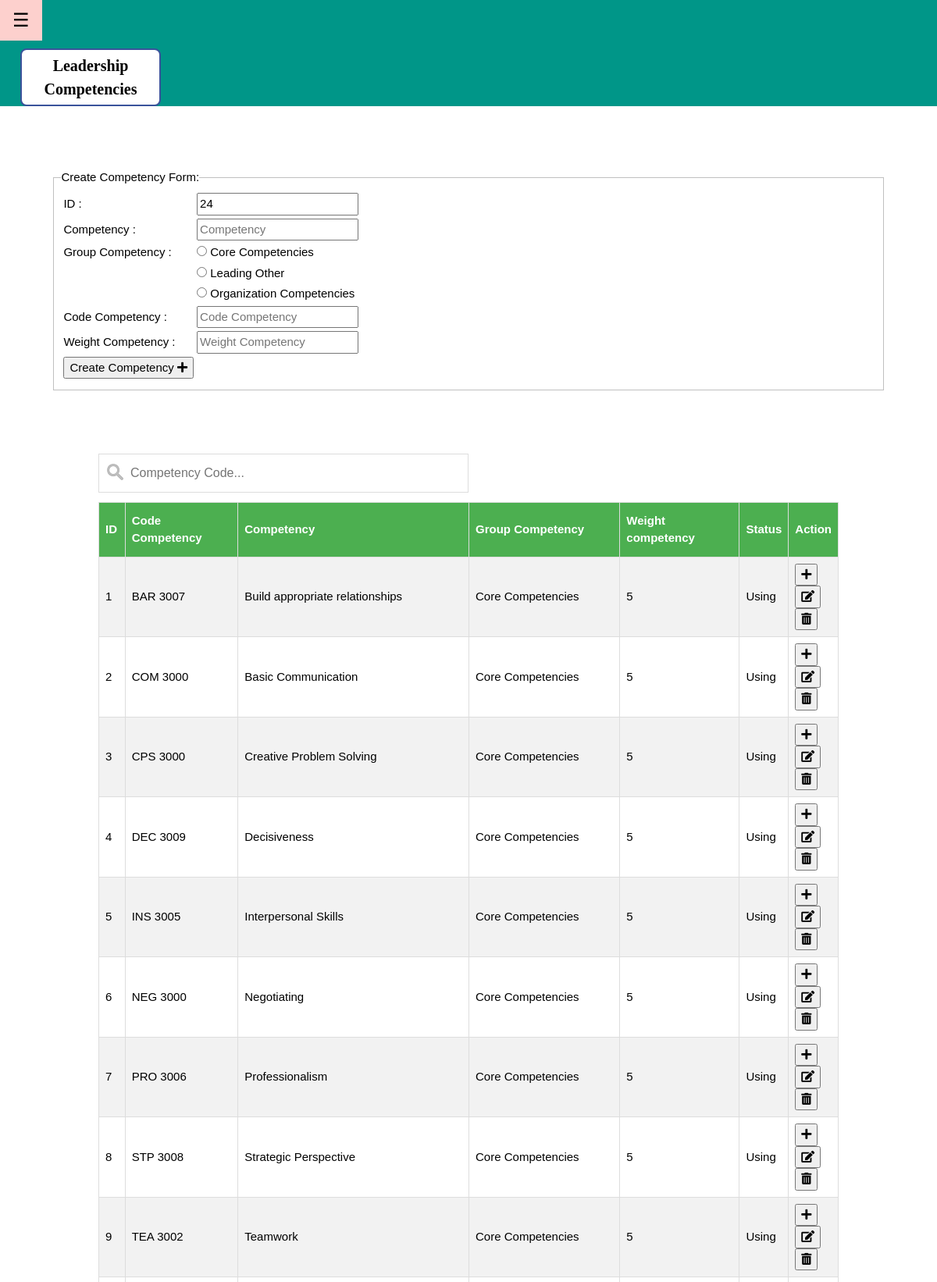
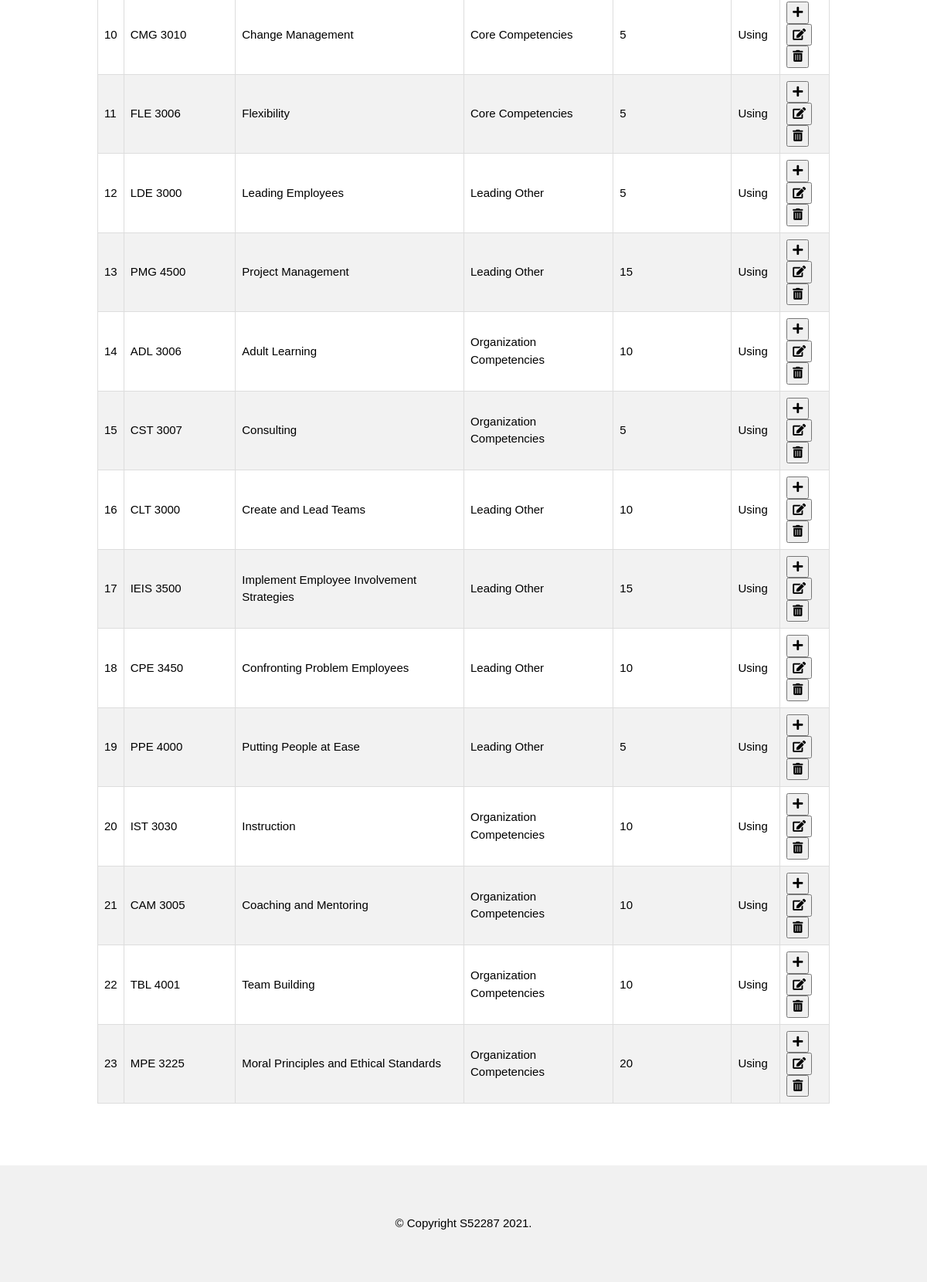
The app's page /Manage/Admin/AdminCreateCompetency.php (signed in) with its own data (2 pictures, top to bottom).
### tables this page shows
CREATE TABLE `competency` (
  `ID` int(11) NOT NULL,
  `CodeCompetency` varchar(255) NOT NULL,
  `Competency` varchar(255) NOT NULL,
  `GroupCompetency` varchar(255) NOT NULL,
  `Weightcompetency` int(11) NOT NULL,
  `Status` varchar(255) NOT NULL DEFAULT 'Using'
);

### Manage/Admin/Adminprocesscompetency.php (called while the page is built, shortened)
<?php
function getcompetency(){
	$db = mysqli_connect('localhost', 'root', '', 'leadercompetency');
    $sql = "SELECT * FROM competency Where Status='Using' ORDER BY ID ";
    if($result = mysqli_query($db,$sql)){
    return $result;
    }
}
function CompetencysetID(){
    $getid = getcompetency();
    $id = 0;
    if($getid){
        while ($row = mysqli_fetch_assoc($getid)){
            $id = $row['ID'];
        }
    }
    return ($id + 1);
}
?>

### Manage/Admin/AdminCreateCompetency.php (the view, shortened to what this page needs)
<?php require_once ("Adminprocesscompetency.php");
?>
<!DOCTYPE html>
<html>
<link rel="stylesheet" href="Competency.css">
<link rel="stylesheet" href="https://use.fontawesome.com/releases/v5.8.2/css/all.css">
<body>
<div id="main">
<div class="w3-teal">
  <button id="openNav" class="w3-button w3-teal w3-xlarge" onclick="w3_open()">&#9776;</button>
  <div class="w3-container">
   <div class="tp-logo">Leadership
Competencies</div>
  </div>
</div>
</div>
<div class="w3-content" style="max-width:1100px;margin-top:80px;margin-bottom:80px">
<div class="w3-container">
<form action="" method="post" enctype="multipart/form-data">
			 <fieldset>
  <legend>Create Competency Form:</legend>
			<table>
			    <tr>
				<td>ID :</td>
				<td><input type="text" name="competencyID" value="<?php echo CompetencysetID();?>" readonly /></td>
			    </tr>
			    <tr>
				<td>Competency :</td>
				<td><input type="text" name="competency" value="" placeholder="Competency" required onkeypress="return /[a-z]/i.test(event.key)"/></td>
			    </tr>
				<tr>
				<td>Group Competency :</td>
				<td><input type="radio" name="group" value="Core Competencies"/> Core Competencies</td>
				</tr>
				<tr><td></td>
				<td><input type="radio" name="group" value="Leading Other"/> Leading Other</td>
				</tr>
				<tr><td></td>
				<td><input type="radio" name="group" value="Organization Competencies"/> Organization Competencies</td>
				</tr>
				<tr>
				<td>Code Competency :</td>
				<td><input type="text" name="code_competency" value="" placeholder="Code Competency" required /></td>
				</tr>
				<tr>
				<td>Weight Competency :</td>
				<td><input type="number" name="Weight_competency" value="" placeholder="Weight Competency" required oninput="this.value = this.value.replace(/[^0-9.]/g, '').replace(/(\..*?)\..*/g, '$1');" /></td>
				</tr>
				<tr>
				<td><button type="submit" name="Createcompetency" title="Create">Create Competency <i class='fas fa-plus'></i></button>
				</tr>
				</table>
				</fieldset>
				</form>
</div>
</div>
<div class="w3-content w3-responsive"style="margin-bottom:80px">
<div class="w3-container">
<input type="text" id="myInput" onkeyup="myFunction()" placeholder="Competency Code...">
  <table id="competency">
  <tr>
                        <th>ID</th>
						<th>Code Competency</th>
						<th>Competency</th>
						<th>Group Competency</th>
						<th>Weight competency</th>
						<th>Status</th>
						<th>Action</th>
   </tr>
          <?php
                      $result = getcompetency();
                      if($result){
                           while ($row = mysqli_fetch_assoc($result)){
						  ?>
                        <tr>
                            <td><?php echo $row['ID']; ?></td>
							<td><?php echo $row['CodeCompetency']; ?></td>
                            <td><?php echo $row['Competency']; ?></td>
                            <td><?php echo $row['GroupCompetency']; ?></td>
							<td><?php echo $row['Weightcompetency']; ?></td>
                            <td><?php echo $row['Status']; ?></td>
							<td><?php echo "
							<form action='Admincompetency.php?id=$row[ID]' method='POST'><button type='submit' name='Create' title='Create Question'><i class='fas fa-plus'></i></button></form>
							<form action='AdminEditCompetency.php?id=$row[ID]' method='POST'><button type='submit' name='Update' title='Edit'><i class='fas fa-edit btnedit'></i></button></form>
							<form class='delete_button' action='AdminCreateCompetency.php?id=$row[ID]&Status=$row[Status]' method='POST'><button type='submit' title='Delete' name='DeleteCom'><i class='fas fa-trash-alt'></i></button></form>";?></td>
                       </tr>
                   <?php
                           }
                       }
                   ?>
   </table>
</div>
</div>
<footer class="w3-container w3-padding-64 w3-light-grey w3-center">
&copy; Copyright S52287 2021.
</footer>
</body>
</html>

### Manage/Admin/Competency.css (style rules this page uses)
html { box-sizing:border-box }
*,*:before,*:after { box-sizing:inherit }
html { -ms-text-size-adjust:100%;-webkit-text-size-adjust:100% }
body { margin:0 }
article,aside,details,figcaption,figure,footer,header,main,menu,nav,section { display:block }
button,input,select,textarea,optgroup { font:inherit;margin:0 }
button,input { overflow:visible }
button,select { text-transform:none }
button,[type=button],[type=reset],[type=submit] { -webkit-appearance:button }
fieldset { border:1px solid #c0c0c0;margin:0 2px;padding:.35em .625em .75em }
legend { color:inherit;display:table;max-width:100%;padding:0;white-space:normal }
html,body { font-family:Verdana,sans-serif;font-size:15px;line-height:1.5 }
html { overflow-x:hidden }
.w3-btn,.w3-button { border:none;display:inline-block;padding:8px 16px;vertical-align:middle;overflow:hidden;text-decoration:none;color:inherit;background-color:inherit;text-align:center;cursor:pointer;white-space:nowrap }
.w3-btn,.w3-button { -webkit-touch-callout:none;-webkit-user-select:none;-khtml-user-select:none;-moz-user-select:none;-ms-user-select:none;user-select:none }
.w3-content,.w3-auto { margin-left:auto;margin-right:auto }
.w3-content { max-width:980px }
.w3-main,#main { transition:margin-left .4s }
.w3-teal,.w3-hover-teal:hover { color:#fff!important;background-color:#009688!important }
.w3-xlarge { font-size:24px!important }
.w3-container,.w3-panel { padding:0.01em 16px }
.w3-container:after,.w3-container:before,.w3-panel:after,.w3-panel:before,.w3-row:after,.w3-row:before,.w3-row-padding:after,.w3-row-padding:before,.w3-cell-row:before,.w3-cell-row:after,.w3-clear:after,.w3-clear:before,.w3-bar:before,.w3-bar:after { content:"";display:table;clear:both }
.w3-padding-64 { padding-top:64px!important;padding-bottom:64px!important }
.w3-responsive { display:block;overflow-x:auto }
.w3-light-grey,.w3-hover-light-grey:hover,.w3-light-gray,.w3-hover-light-gray:hover { color:#000!important;background-color:#f1f1f1!important }
.w3-center { text-align:center!important }
.tp-logo { font-size:20px; font-weight:bold; color:Black; font-family:comic sans ms; border:2px solid #3A539B; background:white; width:180px; text-align:center; border-radius:8px; padding:5px; margin:10px 0 0 10px; float:left; }
#competency { font-family: Arial, Helvetica, sans-serif; border-collapse: collapse; width: 100%; position:center; }
#competency td, #competency th { border: 1px solid #ddd; padding: 8px; }
#competency tr:nth-child(even) { background-color: #f2f2f2; }
#competency th { padding-top: 12px; padding-bottom: 12px; text-align: left; background-color: #4CAF50; color: white; }
#myInput { background-image: url('imagesuploadadmin/search.png'); background-position: 10px 12px; background-repeat: no-repeat; width:50%; font-size: 16px; padding: 12px 20px 12px 40px; border: 1px solid #ddd; margin-bottom: 12px; }

### records on screen
competency: competencyID "24", ID "23", CodeCompetency "MPE 3225", Competency "Moral Principles and Ethical Standards", GroupCompetency "Organization Competencies", Weightcompetency "20", Status "Using"
competency: ID "1", CodeCompetency "BAR 3007", Competency "Build appropriate relationships", GroupCompetency "Core Competencies", Weightcompetency "5", Status "Using"
competency: ID "2", CodeCompetency "COM 3000", Competency "Basic Communication", GroupCompetency "Core Competencies", Weightcompetency "5", Status "Using"
competency: ID "3", CodeCompetency "CPS 3000", Competency "Creative Problem Solving", GroupCompetency "Core Competencies", Weightcompetency "5", Status "Using"
competency: ID "4", CodeCompetency "DEC 3009", Competency "Decisiveness", GroupCompetency "Core Competencies", Weightcompetency "5", Status "Using"
competency: ID "5", CodeCompetency "INS 3005", Competency "Interpersonal Skills", GroupCompetency "Core Competencies", Weightcompetency "5", Status "Using"
competency: ID "6", CodeCompetency "NEG 3000", Competency "Negotiating", GroupCompetency "Core Competencies", Weightcompetency "5", Status "Using"
competency: ID "7", CodeCompetency "PRO 3006", Competency "Professionalism", GroupCompetency "Core Competencies", Weightcompetency "5", Status "Using"
competency: ID "8", CodeCompetency "STP 3008", Competency "Strategic Perspective", GroupCompetency "Core Competencies", Weightcompetency "5", Status "Using"
competency: ID "9", CodeCompetency "TEA 3002", Competency "Teamwork", GroupCompetency "Core Competencies", Weightcompetency "5", Status "Using"
competency: ID "10", CodeCompetency "CMG 3010", Competency "Change Management", GroupCompetency "Core Competencies", Weightcompetency "5", Status "Using"
competency: ID "11", CodeCompetency "FLE 3006", Competency "Flexibility", GroupCompetency "Core Competencies", Weightcompetency "5", Status "Using"
competency: ID "12", CodeCompetency "LDE 3000", Competency "Leading Employees", GroupCompetency "Leading Other", Weightcompetency "5", Status "Using"
competency: ID "13", CodeCompetency "PMG 4500", Competency "Project Management", GroupCompetency "Leading Other", Weightcompetency "15", Status "Using"
competency: ID "14", CodeCompetency "ADL 3006", Competency "Adult Learning", GroupCompetency "Organization Competencies", Weightcompetency "10", Status "Using"
competency: ID "15", CodeCompetency "CST 3007", Competency "Consulting", GroupCompetency "Organization Competencies", Weightcompetency "5", Status "Using"
competency: ID "16", CodeCompetency "CLT 3000", Competency "Create and Lead Teams", GroupCompetency "Leading Other", Weightcompetency "10", Status "Using"
competency: ID "17", CodeCompetency "IEIS 3500", Competency "Implement Employee Involvement Strategies", GroupCompetency "Leading Other", Weightcompetency "15", Status "Using"
competency: ID "18", CodeCompetency "CPE 3450", Competency "Confronting Problem Employees", GroupCompetency "Leading Other", Weightcompetency "10", Status "Using"
competency: ID "19", CodeCompetency "PPE 4000", Competency "Putting People at Ease", GroupCompetency "Leading Other", Weightcompetency "5", Status "Using"
competency: ID "20", CodeCompetency "IST 3030", Competency "Instruction", GroupCompetency "Organization Competencies", Weightcompetency "10", Status "Using"
competency: ID "21", CodeCompetency "CAM 3005", Competency "Coaching and Mentoring", GroupCompetency "Organization Competencies", Weightcompetency "10", Status "Using"
competency: ID "22", CodeCompetency "TBL 4001", Competency "Team Building", GroupCompetency "Organization Competencies", Weightcompetency "10", Status "Using"
